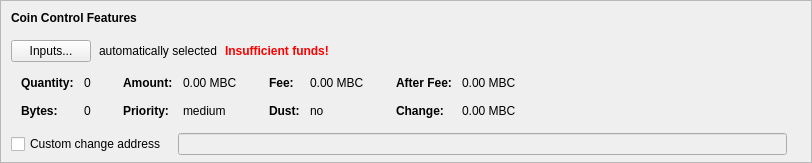
    <widget class="QFrame" name="frameCoinControl">
     <property name="sizePolicy">
      <sizepolicy hsizetype="Expanding" vsizetype="Expanding">
       <horstretch>0</horstretch>
       <verstretch>0</verstretch>
      </sizepolicy>
     </property>
     <property name="maximumSize">
      <size>
       <width>16777215</width>
       <height>16777215</height>
      </size>
     </property>
     <property name="frameShape">
      <enum>QFrame::StyledPanel</enum>
     </property>
     <property name="frameShadow">
      <enum>QFrame::Sunken</enum>
     </property>
     <layout class="QVBoxLayout" name="verticalLayoutCoinControl2">
      <property name="spacing">
       <number>0</number>
      </property>
      <property name="leftMargin">
       <number>0</number>
      </property>
      <property name="topMargin">
       <number>0</number>
      </property>
      <property name="rightMargin">
       <number>0</number>
      </property>
      <property name="bottomMargin">
       <number>6</number>
      </property>
      <item>
       <layout class="QVBoxLayout" name="verticalLayoutCoinControl" stretch="0,0,0,0,1">
        <property name="spacing">
         <number>0</number>
        </property>
        <property name="leftMargin">
         <number>10</number>
        </property>
        <property name="topMargin">
         <number>10</number>
        </property>
        <item>
         <layout class="QHBoxLayout" name="horizontalLayoutCoinControl1">
          <property name="bottomMargin">
           <number>15</number>
          </property>
          <item>
           <widget class="QLabel" name="labelCoinControlFeatures">
            <property name="sizePolicy">
             <sizepolicy hsizetype="Preferred" vsizetype="Maximum">
              <horstretch>0</horstretch>
              <verstretch>0</verstretch>
             </sizepolicy>
            </property>
            <property name="font">
             <font>
              <weight>75</weight>
              <bold>true</bold>
             </font>
            </property>
            <property name="styleSheet">
             <string notr="true">font-weight:bold;</string>
            </property>
            <property name="text">
             <string>Coin Control Features</string>
            </property>
           </widget>
          </item>
         </layout>
        </item>
        <item>
         <layout class="QHBoxLayout" name="horizontalLayoutCoinControl2" stretch="0,0,0,0">
          <property name="spacing">
           <number>8</number>
          </property>
          <property name="bottomMargin">
           <number>10</number>
          </property>
          <item>
           <widget class="QPushButton" name="pushButtonCoinControl">
            <property name="styleSheet">
             <string notr="true"/>
            </property>
            <property name="text">
             <string>Inputs...</string>
            </property>
            <property name="autoDefault">
             <bool>false</bool>
            </property>
           </widget>
          </item>
          <item>
           <widget class="QLabel" name="labelCoinControlAutomaticallySelected">
            <property name="text">
             <string>automatically selected</string>
            </property>
            <property name="margin">
             <number>5</number>
            </property>
           </widget>
          </item>
          <item>
           <widget class="QLabel" name="labelCoinControlInsuffFunds">
            <property name="font">
             <font>
              <weight>75</weight>
              <bold>true</bold>
             </font>
            </property>
            <property name="styleSheet">
             <string notr="true">color:red;font-weight:bold;</string>
            </property>
            <property name="text">
             <string>Insufficient funds!</string>
            </property>
            <property name="margin">
             <number>5</number>
            </property>
           </widget>
          </item>
          <item>
           <spacer name="horizontalSpacerCoinControl">
            <property name="orientation">
             <enum>Qt::Horizontal</enum>
            </property>
            <property name="sizeHint" stdset="0">
             <size>
              <width>40</width>
              <height>1</height>
             </size>
            </property>
           </spacer>
          </item>
         </layout>
        </item>
        <item>
         <widget class="QWidget" name="widgetCoinControl" native="true">
          <property name="sizePolicy">
           <sizepolicy hsizetype="Preferred" vsizetype="Preferred">
            <horstretch>0</horstretch>
            <verstretch>0</verstretch>
           </sizepolicy>
          </property>
          <property name="minimumSize">
           <size>
            <width>0</width>
            <height>0</height>
           </size>
          </property>
          <property name="styleSheet">
           <string notr="true"/>
          </property>
          <layout class="QHBoxLayout" name="horizontalLayoutCoinControl5">
           <property name="leftMargin">
            <number>0</number>
           </property>
           <property name="topMargin">
            <number>0</number>
           </property>
           <property name="rightMargin">
            <number>0</number>
           </property>
           <property name="bottomMargin">
            <number>0</number>
           </property>
           <item>
            <layout class="QHBoxLayout" name="horizontalLayoutCoinControl3" stretch="0,0,0,1">
             <property name="spacing">
              <number>20</number>
             </property>
             <property name="topMargin">
              <number>0</number>
             </property>
             <property name="bottomMargin">
              <number>10</number>
             </property>
             <item>
              <layout class="QFormLayout" name="formLayoutCoinControl1">
               <property name="horizontalSpacing">
                <number>10</number>
               </property>
               <property name="verticalSpacing">
                <number>14</number>
               </property>
               <property name="leftMargin">
                <number>10</number>
               </property>
               <property name="topMargin">
                <number>4</number>
               </property>
               <property name="rightMargin">
                <number>6</number>
               </property>
               <item row="0" column="0">
                <widget class="QLabel" name="labelCoinControlQuantityText">
                 <property name="font">
                  <font>
                   <weight>75</weight>
                   <bold>true</bold>
                  </font>
                 </property>
                 <property name="text">
                  <string>Quantity:</string>
                 </property>
                 <property name="margin">
                  <number>0</number>
                 </property>
                </widget>
               </item>
               <item row="0" column="1">
                <widget class="QLabel" name="labelCoinControlQuantity">
                 <property name="cursor">
                  <cursorShape>IBeamCursor</cursorShape>
                 </property>
                 <property name="contextMenuPolicy">
                  <enum>Qt::ActionsContextMenu</enum>
                 </property>
                 <property name="text">
                  <string notr="true">0</string>
                 </property>
                 <property name="margin">
                  <number>0</number>
                 </property>
                 <property name="textInteractionFlags">
                  <set>Qt::LinksAccessibleByMouse|Qt::TextSelectableByKeyboard|Qt::TextSelectableByMouse</set>
                 </property>
                </widget>
               </item>
               <item row="1" column="0">
                <widget class="QLabel" name="labelCoinControlBytesText">
                 <property name="font">
                  <font>
                   <weight>75</weight>
                   <bold>true</bold>
                  </font>
                 </property>
                 <property name="text">
                  <string>Bytes:</string>
                 </property>
                </widget>
               </item>
               <item row="1" column="1">
                <widget class="QLabel" name="labelCoinControlBytes">
                 <property name="cursor">
                  <cursorShape>IBeamCursor</cursorShape>
                 </property>
                 <property name="contextMenuPolicy">
                  <enum>Qt::ActionsContextMenu</enum>
                 </property>
                 <property name="text">
                  <string notr="true">0</string>
                 </property>
                 <property name="textInteractionFlags">
                  <set>Qt::LinksAccessibleByMouse|Qt::TextSelectableByKeyboard|Qt::TextSelectableByMouse</set>
                 </property>
                </widget>
               </item>
              </layout>
             </item>
             <item>
              <layout class="QFormLayout" name="formLayoutCoinControl2">
               <property name="horizontalSpacing">
                <number>10</number>
               </property>
               <property name="verticalSpacing">
                <number>14</number>
               </property>
               <property name="leftMargin">
                <number>6</number>
               </property>
               <property name="topMargin">
                <number>4</number>
               </property>
               <property name="rightMargin">
                <number>6</number>
               </property>
               <item row="0" column="0">
                <widget class="QLabel" name="labelCoinControlAmountText">
                 <property name="font">
                  <font>
                   <weight>75</weight>
                   <bold>true</bold>
                  </font>
                 </property>
                 <property name="text">
                  <string>Amount:</string>
                 </property>
                 <property name="margin">
                  <number>0</number>
                 </property>
                </widget>
               </item>
               <item row="0" column="1">
                <widget class="QLabel" name="labelCoinControlAmount">
                 <property name="cursor">
                  <cursorShape>IBeamCursor</cursorShape>
                 </property>
                 <property name="contextMenuPolicy">
                  <enum>Qt::ActionsContextMenu</enum>
                 </property>
                 <property name="text">
                  <string notr="true">0.00 MBC</string>
                 </property>
                 <property name="textInteractionFlags">
                  <set>Qt::LinksAccessibleByMouse|Qt::TextSelectableByKeyboard|Qt::TextSelectableByMouse</set>
                 </property>
                </widget>
               </item>
               <item row="1" column="0">
                <widget class="QLabel" name="labelCoinControlPriorityText">
                 <property name="font">
                  <font>
                   <weight>75</weight>
                   <bold>true</bold>
                  </font>
                 </property>
                 <property name="text">
                  <string>Priority:</string>
                 </property>
                </widget>
               </item>
               <item row="1" column="1">
                <widget class="QLabel" name="labelCoinControlPriority">
                 <property name="cursor">
                  <cursorShape>IBeamCursor</cursorShape>
                 </property>
                 <property name="contextMenuPolicy">
                  <enum>Qt::ActionsContextMenu</enum>
                 </property>
                 <property name="text">
                  <string>medium</string>
                 </property>
                 <property name="textInteractionFlags">
                  <set>Qt::LinksAccessibleByMouse|Qt::TextSelectableByKeyboard|Qt::TextSelectableByMouse</set>
                 </property>
                </widget>
               </item>
              </layout>
             </item>
             <item>
              <layout class="QFormLayout" name="formLayoutCoinControl3">
               <property name="horizontalSpacing">
                <number>10</number>
               </property>
               <property name="verticalSpacing">
                <number>14</number>
               </property>
               <property name="leftMargin">
                <number>6</number>
               </property>
               <property name="topMargin">
                <number>4</number>
               </property>
               <property name="rightMargin">
                <number>6</number>
               </property>
               <item row="0" column="0">
                <widget class="QLabel" name="labelCoinControlFeeText">
                 <property name="font">
                  <font>
                   <weight>75</weight>
                   <bold>true</bold>
                  </font>
                 </property>
                 <property name="text">
                  <string>Fee:</string>
                 </property>
                 <property name="margin">
                  <number>0</number>
                 </property>
                </widget>
               </item>
               <item row="0" column="1">
                <widget class="QLabel" name="labelCoinControlFee">
                 <property name="cursor">
                  <cursorShape>IBeamCursor</cursorShape>
                 </property>
                 <property name="contextMenuPolicy">
                  <enum>Qt::ActionsContextMenu</enum>
                 </property>
                 <property name="text">
                  <string notr="true">0.00 MBC</string>
                 </property>
                 <property name="textInteractionFlags">
                  <set>Qt::LinksAccessibleByMouse|Qt::TextSelectableByKeyboard|Qt::TextSelectableByMouse</set>
                 </property>
                </widget>
               </item>
               <item row="1" column="0">
                <widget class="QLabel" name="labelCoinControlLowOutputText">
                 <property name="font">
                  <font>
                   <weight>75</weight>
                   <bold>true</bold>
                  </font>
                 </property>
                 <property name="text">
                  <string>Dust:</string>
                 </property>
                </widget>
               </item>
               <item row="1" column="1">
                <widget class="QLabel" name="labelCoinControlLowOutput">
                 <property name="cursor">
                  <cursorShape>IBeamCursor</cursorShape>
                 </property>
                 <property name="contextMenuPolicy">
                  <enum>Qt::ActionsContextMenu</enum>
                 </property>
                 <property name="text">
                  <string>no</string>
                 </property>
                 <property name="textInteractionFlags">
                  <set>Qt::LinksAccessibleByMouse|Qt::TextSelectableByKeyboard|Qt::TextSelectableByMouse</set>
                 </property>
                </widget>
               </item>
              </layout>
             </item>
             <item>
              <layout class="QFormLayout" name="formLayoutCoinControl4">
               <property name="horizontalSpacing">
                <number>10</number>
               </property>
               <property name="verticalSpacing">
                <number>14</number>
               </property>
               <property name="leftMargin">
                <number>6</number>
               </property>
               <property name="topMargin">
                <number>4</number>
               </property>
               <property name="rightMargin">
                <number>6</number>
               </property>
               <item row="0" column="0">
                <widget class="QLabel" name="labelCoinControlAfterFeeText">
                 <property name="font">
                  <font>
                   <weight>75</weight>
                   <bold>true</bold>
                  </font>
                 </property>
                 <property name="text">
                  <string>After Fee:</string>
                 </property>
                 <property name="margin">
                  <number>0</number>
                 </property>
                </widget>
               </item>
               <item row="0" column="1">
                <widget class="QLabel" name="labelCoinControlAfterFee">
                 <property name="cursor">
                  <cursorShape>IBeamCursor</cursorShape>
                 </property>
                 <property name="contextMenuPolicy">
                  <enum>Qt::ActionsContextMenu</enum>
                 </property>
                 <property name="text">
                  <string notr="true">0.00 MBC</string>
                 </property>
                 <property name="textInteractionFlags">
                  <set>Qt::LinksAccessibleByMouse|Qt::TextSelectableByKeyboard|Qt::TextSelectableByMouse</set>
                 </property>
                </widget>
               </item>
               <item row="1" column="0">
                <widget class="QLabel" name="labelCoinControlChangeText">
                 <property name="font">
                  <font>
                   <weight>75</weight>
                   <bold>true</bold>
                  </font>
                 </property>
                 <property name="text">
                  <string>Change:</string>
                 </property>
                </widget>
               </item>
               <item row="1" column="1">
                <widget class="QLabel" name="labelCoinControlChange">
                 <property name="cursor">
                  <cursorShape>IBeamCursor</cursorShape>
                 </property>
                 <property name="contextMenuPolicy">
                  <enum>Qt::ActionsContextMenu</enum>
                 </property>
                 <property name="text">
                  <string notr="true">0.00 MBC</string>
                 </property>
                 <property name="textInteractionFlags">
                  <set>Qt::LinksAccessibleByMouse|Qt::TextSelectableByKeyboard|Qt::TextSelectableByMouse</set>
                 </property>
                </widget>
               </item>
              </layout>
             </item>
            </layout>
           </item>
          </layout>
         </widget>
        </item>
        <item>
         <layout class="QHBoxLayout" name="horizontalLayoutCoinControl4" stretch="0,0,0">
          <property name="spacing">
           <number>12</number>
          </property>
          <property name="sizeConstraint">
           <enum>QLayout::SetDefaultConstraint</enum>
          </property>
          <property name="topMargin">
           <number>5</number>
          </property>
          <property name="rightMargin">
           <number>5</number>
          </property>
          <item>
           <widget class="QCheckBox" name="checkBoxCoinControlChange">
            <property name="toolTip">
             <string>If this is activated, but the change address is empty or invalid, change will be sent to a newly generated address.</string>
            </property>
            <property name="text">
             <string>Custom change address</string>
            </property>
           </widget>
          </item>
          <item>
           <widget class="QValidatedLineEdit" name="lineEditCoinControlChange">
            <property name="enabled">
             <bool>false</bool>
            </property>
            <property name="sizePolicy">
             <sizepolicy hsizetype="Expanding" vsizetype="Fixed">
              <horstretch>0</horstretch>
              <verstretch>0</verstretch>
             </sizepolicy>
            </property>
           </widget>
          </item>
          <item>
           <widget class="QLabel" name="labelCoinControlChangeLabel">
            <property name="sizePolicy">
             <sizepolicy hsizetype="Preferred" vsizetype="Expanding">
              <horstretch>0</horstretch>
              <verstretch>0</verstretch>
             </sizepolicy>
            </property>
            <property name="minimumSize">
             <size>
              <width>0</width>
              <height>0</height>
             </size>
            </property>
            <property name="text">
             <string/>
            </property>
            <property name="margin">
             <number>3</number>
            </property>
           </widget>
          </item>
         </layout>
        </item>
        <item>
         <spacer name="verticalSpacerCoinControl">
          <property name="orientation">
           <enum>Qt::Vertical</enum>
          </property>
          <property name="sizeHint" stdset="0">
           <size>
            <width>800</width>
            <height>1</height>
           </size>
          </property>
         </spacer>
        </item>
       </layout>
      </item>
     </layout>
    </widget>
